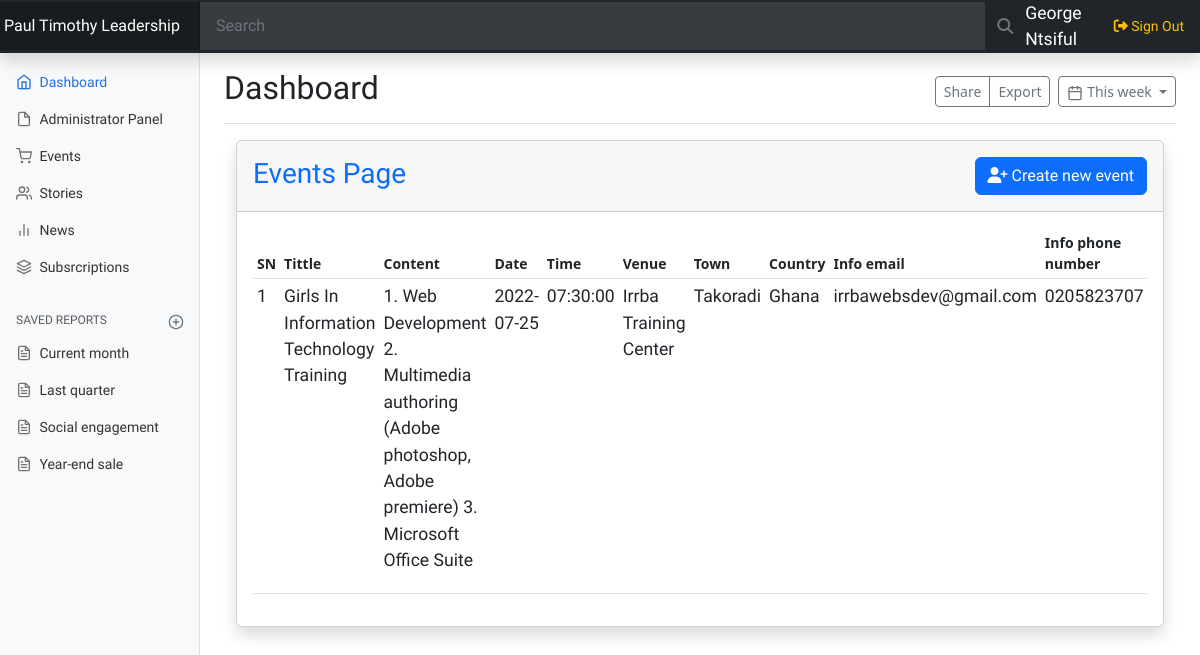
The page /events.php (signed in) on the database its author committed.
### tables this page shows
CREATE TABLE `admin_registration` (
  `id` int(11) NOT NULL,
  `firstname` char(32) NOT NULL,
  `surname` char(32) NOT NULL,
  `username` varchar(32) NOT NULL,
  `phone_number` varchar(13) NOT NULL,
  `email` varchar(50) NOT NULL,
  `password` varchar(255) NOT NULL,
  `pwd_reset_token` int(11) NOT NULL,
  `status` text NOT NULL DEFAULT 'Moderator',
  `check_status` varchar(15) NOT NULL
);

CREATE TABLE `events` (
  `event_id` int(11) NOT NULL,
  `tittle` varchar(200) NOT NULL,
  `content` varchar(1000) NOT NULL,
  `date` date NOT NULL,
  `time` time NOT NULL,
  `venue` varchar(200) NOT NULL,
  `town` varchar(200) NOT NULL,
  `country` varchar(200) NOT NULL,
  `info_email` varchar(60) DEFAULT NULL,
  `info_contact` varchar(20) DEFAULT NULL,
  `admin_id` int(11) NOT NULL
);

### events.php (the view, shortened to what this page needs)
<?php
include('security.php');
include('includes/header.php');
include('includes/navbar.php');
?>
<div class="container-fluid">
    <div class="card shadow mb-4">
        <div class="card-header py-3">
            <h3 class="font-weight-bold m-0 text-primary">Events Page
                <button type="button" class="btn btn-primary ml-5 float-end" data-bs-toggle="modal" data-bs-target="#create_event">
                    <i class="fa fa-user-plus"></i> Create new event
                </button>
            </h3>
        </div>
        <div class="card-body">
            <div class="table-responsive">
                <?php
                $query = "SELECT * FROM `events`";
                $query_run = mysqli_query($connection, $query);
                $counter = 0;
                ?>
                <table class="table table-hover table-sm">
                    <thead>
                        <tr>
                            <th scope="col">SN</th>
                            <th scope="col">Tittle</th>
                            <th scope="col" style="width: 400px;">Content</th>
                            <th scope="col">Date</th>
                            <th scope="col">Time</th>
                            <th scope="col">Venue</th>
                            <th scope="col">Town</th>
                            <th scope="col">Country</th>
                            <th scope="col">Info email</th>
                            <th scope="col">Info phone number</th>
                        </tr>
                    </thead>
                    <tbody>
                        <?php
                        if ($query_run) {
                            while ($row = mysqli_fetch_array($query_run)) {
                                $counter++;
                        ?>
                                <tr>
                                    <td>
                                        <p> <?php echo $counter; ?> </p>
                                    </td>
                                    <td>
                                        <p> <?php echo $row['tittle']; ?> </p>
                                    </td>
                                    <td>
                                        <p> <?php echo $row['content']; ?> </p>
                                    </td>
                                    <td>
                                        <p> <?php echo $row['date']; ?> </p>
                                    </td>
                                    <td>
                                        <p> <?php echo $row['time']; ?> </p>
                                    </td>
                                    <td>
                                        <p> <?php echo $row['venue']; ?> </p>
                                    </td>
                                    <td>
                                        <p> <?php echo $row['town']; ?> </p>
                                    </td>
                                    <td>
                                        <p> <?php echo $row['country']; ?> </p>
                                    </td>
                                    <td>
                                        <p> <?php echo $row['info_email']; ?> </p>
                                    </td>
                                    <td>
                                        <p> <?php echo $row['info_contact']; ?> </p>
                                    </td>
                                </tr>
                        <?php
                            }
                        }
                        ?>
                    </tbody>
                </table>
            </div>
        </div>
    </div>
</div>
<?php
include('includes/footer.php');
?>

### includes/navbar.php (shortened to what this page needs)
<header class="navbar navbar-dark sticky-top bg-dark flex-md-nowrap p-0 shadow">
  <a class="navbar-brand col-md-3 col-lg-2 me-0 px-1 fs-6" href="index.php">Paul Timothy Leadership</a>
  <input class="form-control form-control-dark w-70 rounded-0 border-0" type="text" placeholder="Search">
  <button type="submit" class="btn btn-outline-secondary rounded-0 border-0 w-10"><i class="fas fa-search"></i></button>
  <span class="mr-2 d-none d-lg-inline w-20">
    <a href="profile.php" class="text-decoration-none text-white"><?php
      $id = $_SESSION['users']['users_id'];
      $query = "SELECT * FROM admin_registration WHERE id = '$id'" ;
      $query_run = mysqli_query($connection, $query);
      if($query_run){
          while($row = mysqli_fetch_array($query_run)){
            echo $row['firstname']." ". $row['surname'];
        }
      }
    ?></a>
  </span>
  <div class="navbar-nav">
    <div class="nav-item text-nowrap">
      <a class="nav-link px-3 text-warning" href="#" data-bs-toggle="modal" data-bs-target="#staticBackdrop">
        <i class="fas fa-sign-out-alt"></i> Sign Out
      </a>
    </div>
  </div>
</header>
<div class="container-fluid">
  <div class="row">
    <nav id="sidebarMenu" class="col-md-3 col-lg-2 d-md-block bg-light sidebar collapse">
      <div class="position-sticky pt-3">
        <ul class="nav flex-column">
          <li class="nav-item">
            <a class="nav-link active" aria-current="page" href="index.php">
              <span data-feather="home" class="align-text-bottom"></span>
              Dashboard
            </a>
          </li>
          <li class="nav-item">
            <a class="nav-link" href="register-admin.php">
              <span data-feather="file" class="align-text-bottom"></span>
              Administrator Panel
            </a>
          </li>
          <li class="nav-item">
            <a class="nav-link" href="events.php">
              <span data-feather="shopping-cart" class="align-text-bottom"></span>
              Events
            </a>
          </li>
          <li class="nav-item">
            <a class="nav-link" href="stories.php">
              <span data-feather="users" class="align-text-bottom"></span>
              Stories
            </a>
          </li>
          <li class="nav-item">
            <a class="nav-link" href="news.php">
              <span data-feather="bar-chart-2" class="align-text-bottom"></span>
              News
            </a>
          </li>
          <li class="nav-item">
            <a class="nav-link" href="subscriptions.php">
              <span data-feather="layers" class="align-text-bottom"></span>
              Subsrcriptions
            </a>
          </li>
        </ul>
        <h6 class="sidebar-heading d-flex justify-content-between align-items-center px-3 mt-4 mb-1 text-muted text-uppercase">
          <span>Saved reports</span>
          <a class="link-secondary" href="#" aria-label="Add a new report">
            <span data-feather="plus-circle" class="align-text-bottom"></span>
          </a>
        </h6>
        <ul class="nav flex-column mb-2">
          <li class="nav-item">
            <a class="nav-link" href="#">
              <span data-feather="file-text" class="align-text-bottom"></span>
              Current month
            </a>
          </li>
          <li class="nav-item">
            <a class="nav-link" href="#">
              <span data-feather="file-text" class="align-text-bottom"></span>
              Last quarter
            </a>
          </li>
          <li class="nav-item">
            <a class="nav-link" href="#">
              <span data-feather="file-text" class="align-text-bottom"></span>
              Social engagement
            </a>
          </li>
          <li class="nav-item">
            <a class="nav-link" href="#">
              <span data-feather="file-text" class="align-text-bottom"></span>
              Year-end sale
            </a>
          </li>
        </ul>
      </div>
    </nav>
    <main class="col-md-9 ms-sm-auto col-lg-10 px-md-4">
      <div class="d-flex justify-content-between flex-wrap flex-md-nowrap align-items-center pt-3 pb-2 mb-3 border-bottom">
        <h1 class="h2">Dashboard</h1>
        <div class="btn-toolbar mb-2 mb-md-0">
          <div class="btn-group me-2">
            <button type="button" class="btn btn-sm btn-outline-secondary">Share</button>
            <button type="button" class="btn btn-sm btn-outline-secondary">Export</button>
          </div>
          <button type="button" class="btn btn-sm btn-outline-secondary dropdown-toggle">
            <span data-feather="calendar" class="align-text-bottom"></span>
            This week
          </button>
        </div>
      </div>

### css/dashboard.css (style rules this page uses)
body { font-size: .875rem; }
.feather { width: 16px; height: 16px; }
.sidebar { position: fixed; top: 0; bottom: 0; left: 0; z-index: 100; padding: 48px 0 0; box-shadow: inset -1px 0 0 rgba(0, 0, 0, .1); }
.sidebar .nav-link { font-weight: 500; color: #333; }
.sidebar .nav-link .feather { margin-right: 4px; color: #727272; }
.sidebar .nav-link.active { color: #2470dc; }
.sidebar .nav-link:hover .feather, .sidebar .nav-link.active .feather { color: inherit; }
.sidebar-heading { font-size: .75rem; }
.navbar-brand { padding-top: .75rem; padding-bottom: .75rem; background-color: rgba(0, 0, 0, .25); box-shadow: inset -1px 0 0 rgba(0, 0, 0, .25); }
.navbar .form-control { padding: .75rem 1rem; }
.form-control-dark { color: #fff; background-color: rgba(255, 255, 255, .1); border-color: rgba(255, 255, 255, .1); }

### css/customadmin.css (style rules this page uses)
h1, h2, h3, h4, h5, h6, p, input, ul, li, span, small, strong, a, label, .nav-item { font-family: Raleway, Roboto, Sofia, Amita, Alike, Acme, sans-serif; }
p, a, label { font-size: 1.1rem; }

### rows shown on the page
admin_registration: firstname "George", surname "Ntsiful"
events: tittle "Girls In Information Technology Training", content "1. Web Development 2. Multimedia authoring (Adobe photoshop, Adobe premiere) 3. Microsoft Office Suite", date "2022-07-25", time "07:30:00", venue "Irrba Training Center", town "Takoradi", country "Ghana", info_email "irrbawebsdev@gmail.com", info_contact "0205823707"
